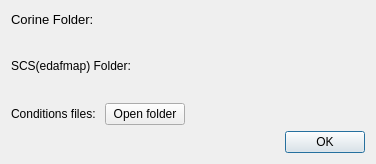
<?xml version="1.0" encoding="UTF-8"?>
<ui version="4.0">
 <class>Data_Settings_Dialog</class>
 <widget class="QDialog" name="Data_Settings_Dialog">
  <property name="geometry">
   <rect>
    <x>0</x>
    <y>0</y>
    <width>376</width>
    <height>164</height>
   </rect>
  </property>
  <property name="minimumSize">
   <size>
    <width>376</width>
    <height>164</height>
   </size>
  </property>
  <property name="maximumSize">
   <size>
    <width>700</width>
    <height>164</height>
   </size>
  </property>
  <property name="focusPolicy">
   <enum>Qt::NoFocus</enum>
  </property>
  <property name="acceptDrops">
   <bool>false</bool>
  </property>
  <property name="windowTitle">
   <string>Data Folder Settings</string>
  </property>
  <layout class="QGridLayout" name="gridLayout">
   <item row="0" column="0">
    <widget class="QLabel" name="label">
     <property name="font">
      <font>
       <pointsize>10</pointsize>
      </font>
     </property>
     <property name="text">
      <string>Corine Folder:</string>
     </property>
    </widget>
   </item>
   <item row="1" column="0" colspan="3">
    <widget class="QgsFileWidget" name="corine_dialog">
     <property name="fullUrl">
      <bool>true</bool>
     </property>
     <property name="storageMode">
      <enum>QgsFileWidget::GetDirectory</enum>
     </property>
    </widget>
   </item>
   <item row="2" column="0" colspan="2">
    <widget class="QLabel" name="label_2">
     <property name="font">
      <font>
       <pointsize>9</pointsize>
      </font>
     </property>
     <property name="text">
      <string>SCS(edafmap) Folder:</string>
     </property>
    </widget>
   </item>
   <item row="3" column="0" colspan="3">
    <widget class="QgsFileWidget" name="scs_dialog">
     <property name="fullUrl">
      <bool>true</bool>
     </property>
     <property name="storageMode">
      <enum>QgsFileWidget::GetDirectory</enum>
     </property>
    </widget>
   </item>
   <item row="4" column="0">
    <widget class="QLabel" name="label_3">
     <property name="text">
      <string>Conditions files: </string>
     </property>
    </widget>
   </item>
   <item row="4" column="1">
    <widget class="QPushButton" name="openConditionsSettings">
     <property name="text">
      <string>Open folder</string>
     </property>
    </widget>
   </item>
   <item row="5" column="2">
    <widget class="QDialogButtonBox" name="buttonBox">
     <property name="orientation">
      <enum>Qt::Horizontal</enum>
     </property>
     <property name="standardButtons">
      <set>QDialogButtonBox::Ok</set>
     </property>
    </widget>
   </item>
  </layout>
 </widget>
 <customwidgets>
  <customwidget>
   <class>QgsFileWidget</class>
   <extends>QWidget</extends>
   <header>qgsfilewidget.h</header>
  </customwidget>
 </customwidgets>
 <resources/>
 <connections>
  <connection>
   <sender>buttonBox</sender>
   <signal>accepted()</signal>
   <receiver>Data_Settings_Dialog</receiver>
   <slot>accept()</slot>
   <hints>
    <hint type="sourcelabel">
     <x>248</x>
     <y>254</y>
    </hint>
    <hint type="destinationlabel">
     <x>157</x>
     <y>274</y>
    </hint>
   </hints>
  </connection>
  <connection>
   <sender>buttonBox</sender>
   <signal>rejected()</signal>
   <receiver>Data_Settings_Dialog</receiver>
   <slot>reject()</slot>
   <hints>
    <hint type="sourcelabel">
     <x>316</x>
     <y>260</y>
    </hint>
    <hint type="destinationlabel">
     <x>286</x>
     <y>274</y>
    </hint>
   </hints>
  </connection>
 </connections>
</ui>
